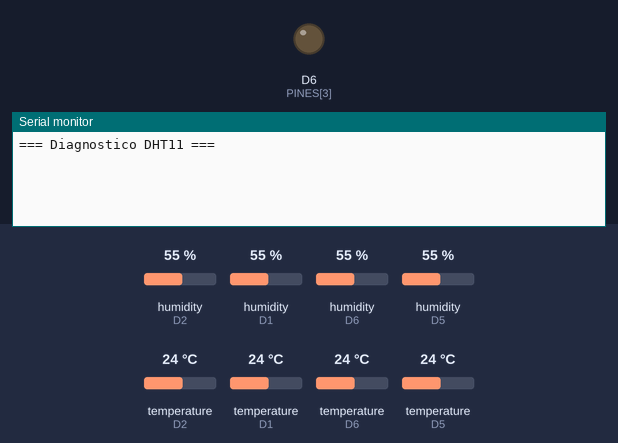
The sketch below on a simulated ESP8266 (NodeMCU). Parts: output pins drawn as LEDs (lit = HIGH), the last lines printed to the serial monitor. Wiring (inferred from the names in the program): 3 × DHT11 sensor: data D2 / data D1 / data D5. Inputs (shaded band) come from the test bench; at power-on: humidity (sensors on D2, D1, D6, D5) 55 %, temperature (sensors on D2, D1, D6, D5) 24 °C.

Above: at 1.7 s.
1.8 s: humidity (sensor on D2) set to 22 %
At 3.4 s:
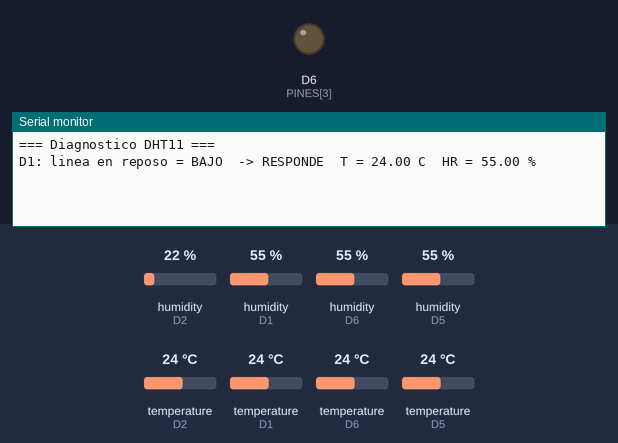
8.1 s: humidity (sensor on D1) set to 22 %
At 9.2 s:
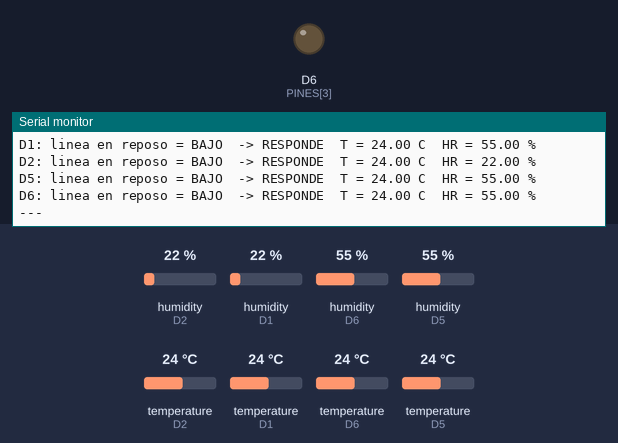
21.3 s: humidity (sensor on D6) set to 22 %
At 25.8 s:
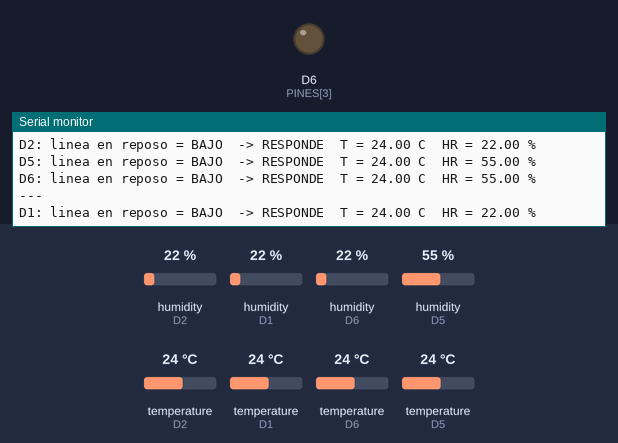
26.2 s: humidity (sensor on D5) set to 22 %
At 27.8 s:
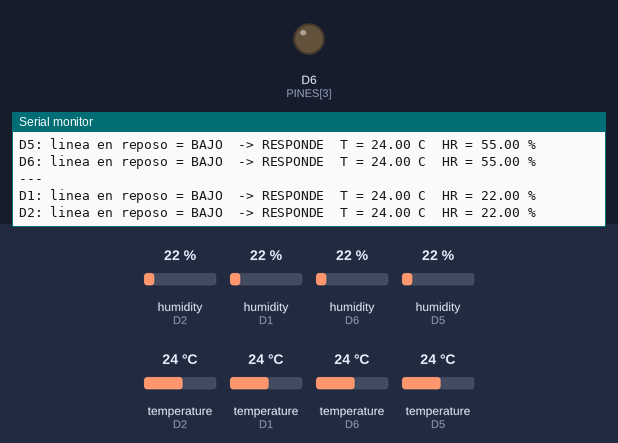
31.1 s: temperature (sensor on D2) set to 12 °C
At 31.1 s:
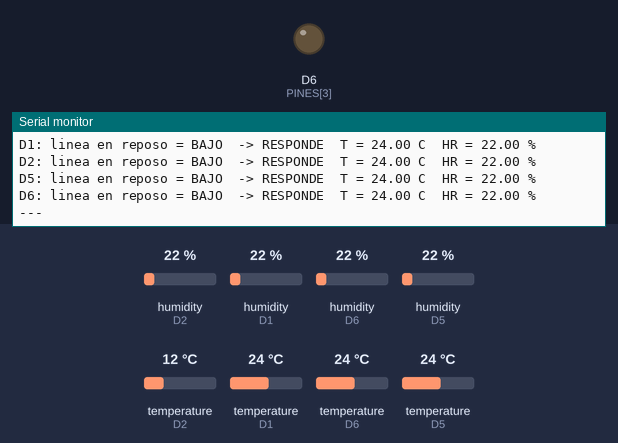
36.0 s: temperature (sensor on D1) set to 12 °C
At 37.1 s:
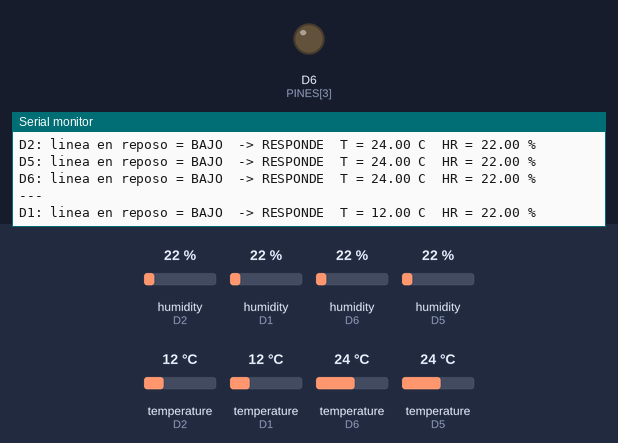
Timing chart, 0 to 39.0 s (numbered marks = the images above; inputs shaded):
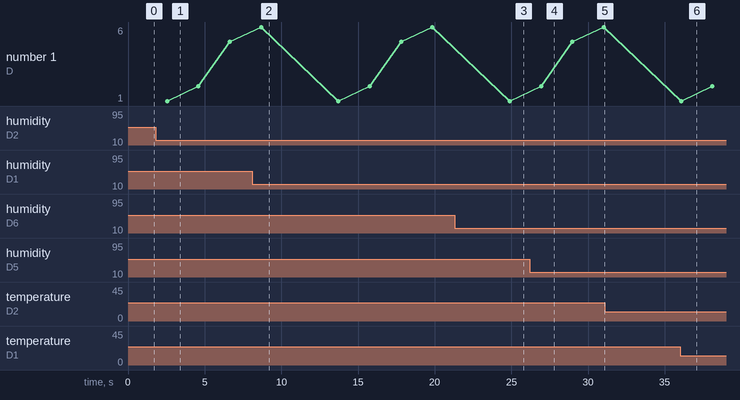

The sketch:

prueba_dht.ino
```cpp
// Diagnostico del DHT11: busca en que pin del NodeMCU esta respondiendo el sensor.
// No usa WiFi ni la API. Subir, abrir el monitor serie a 115200 y leer el resultado.
#include <DHT.h>

const uint8_t PINES[] = {D1, D2, D5, D6};
const char* NOMBRES[] = {"D1", "D2", "D5", "D6"};

void setup() {
  Serial.begin(115200);
  delay(500);
  Serial.println("\n=== Diagnostico DHT11 ===");
}

void loop() {
  for (int i = 0; i < 4; i++) {
    // Se baja la linea un instante y se suelta: si hay un sensor con corriente conectado,
    // su resistencia la vuelve a subir (ALTO). Si el pin esta al aire, se queda en BAJO.
    pinMode(PINES[i], OUTPUT);
    digitalWrite(PINES[i], LOW);
    delay(20);
    pinMode(PINES[i], INPUT);
    delayMicroseconds(200);
    int reposo = digitalRead(PINES[i]);

    DHT sensor(PINES[i], DHT11);
    sensor.begin();
    delay(2000);
    float t = sensor.readTemperature();
    float h = sensor.readHumidity();

    Serial.print(NOMBRES[i]);
    Serial.print(": linea en reposo = ");
    Serial.print(reposo ? "ALTO" : "BAJO");
    if (isnan(t) || isnan(h)) Serial.println("  -> sin respuesta");
    else {
      Serial.print("  -> RESPONDE  T = "); Serial.print(t);
      Serial.print(" C  HR = "); Serial.print(h); Serial.println(" %");
    }
  }
  Serial.println("---");
  delay(3000);
}
```

Measured:
- after the input at 36.0 s, the serial monitor: prints a new line after 0.07 s (image 6)
